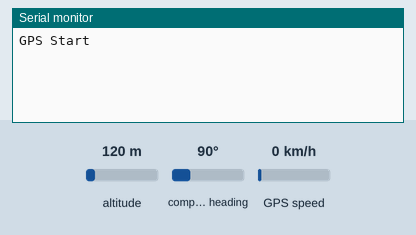
A sketch run on a simulated Arduino Uno, built with avr-gcc and run on an emulated ATmega328P. Parts: the last lines printed to the serial monitor. The inputs (shaded band) are chosen by the test bench; at power-on: altitude 120 m, compass heading 90°, GPS speed 0 km/h. The GPS gets a fix after 3 s at 37.7749, -122.4194 with 8 satellites.

Above: at 1.2 s.
1.3 s: altitude set to 20 m
At 3.8 s:
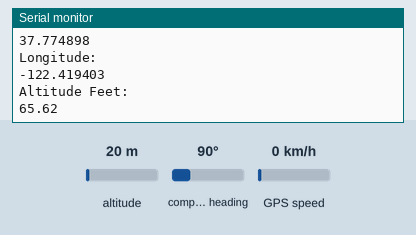
4.5 s: altitude set to 250 m
At 5.9 s:
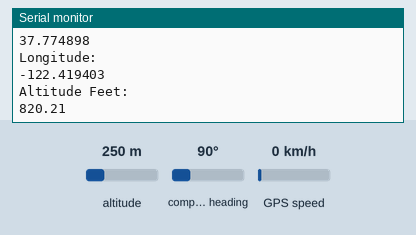
Timing chart, 0 to 7.5 s (numbered marks = the images above; inputs shaded):
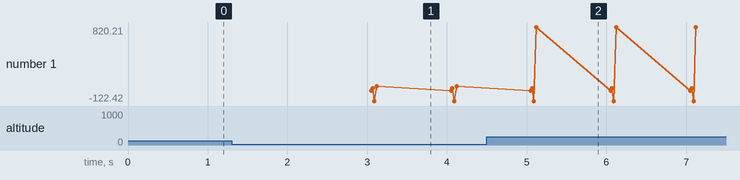

The sketch:

GPS_.ino
```cpp
#include "TinyGPS++.h"
#include "SoftwareSerial.h"

SoftwareSerial serial_connection(0, 1); //RX=pin 3, TX=pin 4
TinyGPSPlus gps;

void setup()
{
  Serial.begin(9600);
  serial_connection.begin(9600);
  Serial.println("GPS Start");
}

void loop()
{
  while(serial_connection.available())
  {
    gps.encode(serial_connection.read());
  }
  if(gps.location.isUpdated())
  {
    Serial.println("Satellite Count:");
    Serial.println(gps.satellites.value());
    Serial.println("Latitude:");
    Serial.println(gps.location.lat(), 6);
    Serial.println("Longitude:");
    Serial.println(gps.location.lng(), 6);
    Serial.println("Altitude Feet:");
    Serial.println(gps.altitude.feet());
    Serial.println("");
  }
}
```

Measured:
- after the input at 1.3 s, the serial monitor: prints a new line after 1.8 s (image 1)
- after the input at 4.5 s, the serial monitor: prints a new line after 0.62 s (image 2)
- plotted number 1: 65.62 → 820.21 after the input at 4.5 s
